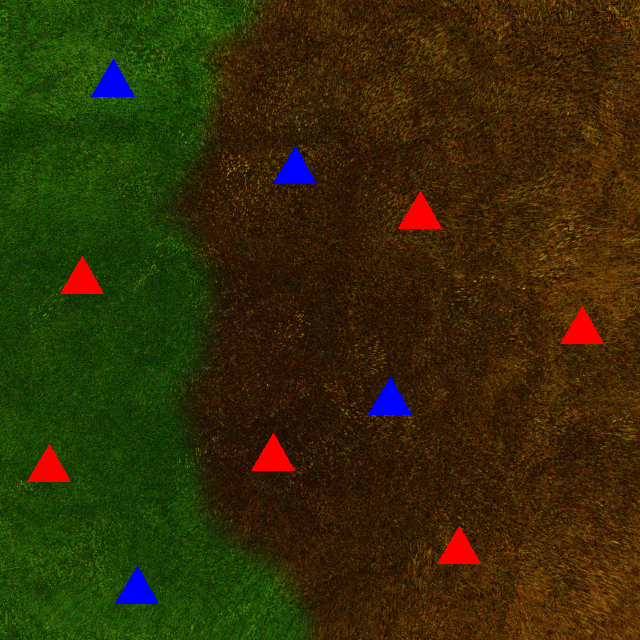
#> input picture source code/11.png, 640 x 640 px
$ python uas.py
#> lines starting #> are read from the running program, lines starting #| are printed output that depends on the picture; after the words box and inside, x2 and y2 are one past the last pixel; in counts of white or black regions, pixels touching at a corner belong together
import cv2 as cv
import numpy as np

def count_total_triangle(img1):
    no=0
    notmask=cv.bitwise_not(img1)
    # convert the image to grayscale
    gray = img1 #cv.cvtColor(img, cv.COLOR_BGR2GRAY)

    # apply thresholding to convert the grayscale image to a binary image
    ret,thresh = cv.threshold(notmask,70,255,0)

    # find the contours
    contours,hierarchy = cv.findContours(thresh,cv.RETR_EXTERNAL,cv.CHAIN_APPROX_SIMPLE)
    print("Number of contours detected:",len(contours))
    gg=cv.drawContours(thresh, contours, -1, (0,255,0),1)
    cv.imshow("dfgh",gg)

    for cnt in contours:
       approx = cv.approxPolyDP(cnt, 0.001*cv.arcLength(cnt, True), True)
       if len(approx) == 3:
           no+=1
    return no


# read the image
img = cv.imread("11.png")
#> img is the input picture: shape (640, 640, 3); mean B, G, R 7.3, 44.4, 51.2

# handling wrong file name
if img is None:
        print("Invalid Image Name")

else:

    # convert BGR image to HSV image
    hsv=cv.cvtColor(img,cv.COLOR_BGR2HSV)
#> hsv: shape (640, 640, 3); mean H, S, V 27.4, 233.8, 65.8


    # Set the bounds for the brown hue
    lr_br=np.array([5,100,10])
    ur_br=np.array([30,255,200])


    # Set the bounds for the green hue
    lr_gr=np.array([35,100,20])
    ur_gr=np.array([80,255,255])


    # create a mask using bounds set for burnt area
    mask_br=cv.inRange(hsv,lr_br,ur_br)
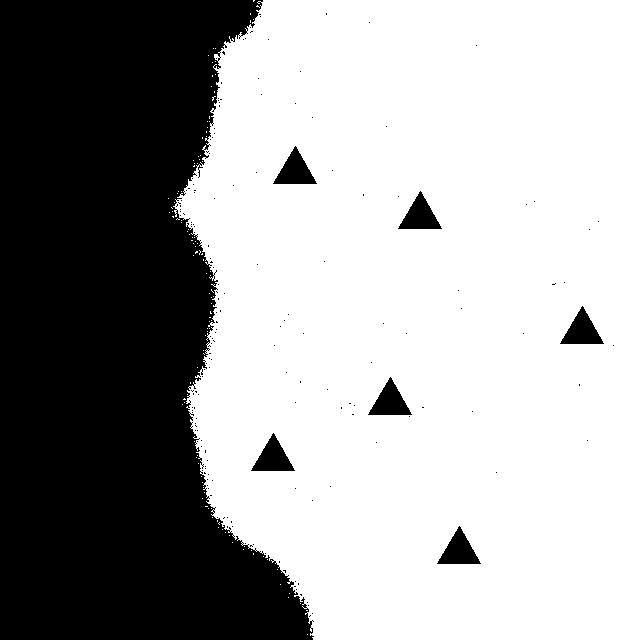
#> mask_br: shape (640, 640); 64.2% white; 175 black regions (168 under 20 px), largest, box (x1, y1, x2, y2) and area: (0, 0, 314, 640) 141325, (273, 146, 317, 184) 855, (398, 191, 442, 229) 855
    bit_br=cv.bitwise_and(img, img, mask=mask_br)
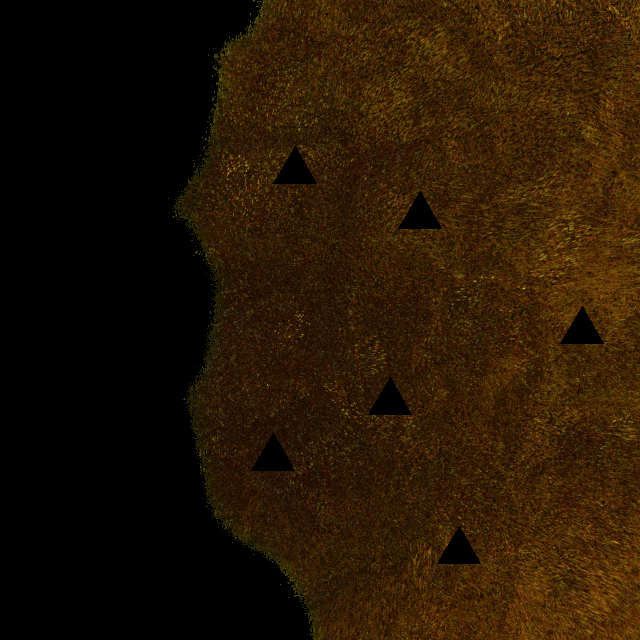
#> bit_br: shape (640, 640, 3); mean B, G, R 3.3, 21.9, 37.9


    # create a mask using bounds set for green area
    mask_gr=cv.inRange(hsv,lr_gr,ur_gr)
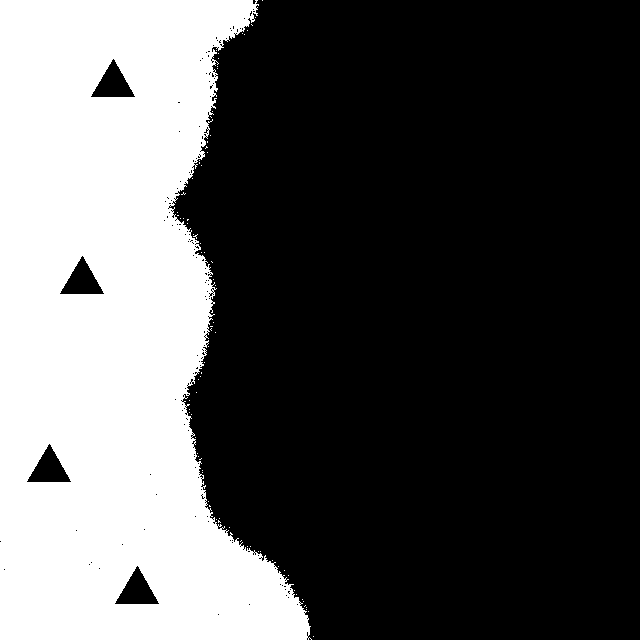
#> mask_gr: shape (640, 640); 33.3% white; 81 white regions (80 under 20 px), largest, box (x1, y1, x2, y2) and area: (0, 0, 312, 640) 136142
    bit_gr=cv.bitwise_and(img, img, mask=mask_gr)
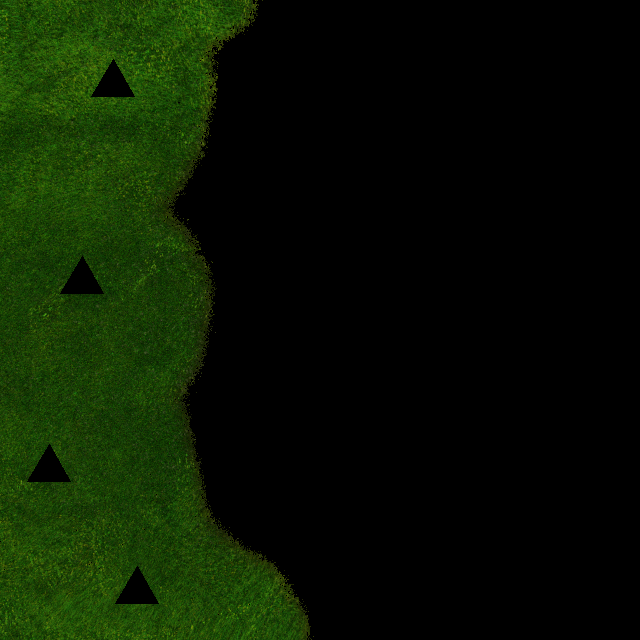
#> bit_gr: shape (640, 640, 3); mean B, G, R 1.8, 22.3, 9.8


    # Find total no of triangle in brown area
    print(count_total_triangle(mask_br))
#> in count_total_triangle, `notmask=cv.bitwise_not(img1)`: notmask: shape (640, 640); 35.8% white; 175 white regions (168 under 20 px)
#> in count_total_triangle, `contours,hierarchy = cv.findContours(thresh,cv.RETR_EXTERNAL,cv.CHAIN_..`: contours = 174 contours, 167 with area under 20; largest, box (x1, y1, x2, y2) and area: (0, 0, 314, 640) 140502, (437, 526, 481, 564) 796, (251, 433, 295, 471) 796, (368, 377, 412, 415) 796, (560, 306, 604, 344) 796, (398, 191, 442, 229) 796, (273, 146, 317, 184) 796
#| Number of contours detected: 174
#> in count_total_triangle, `gg=cv.drawContours(thresh, contours, -1, (0,255,0),1)`:
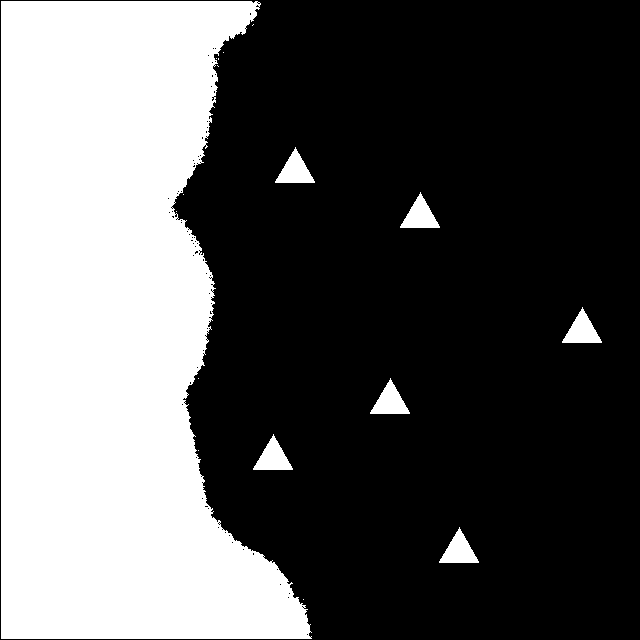
#> gg: shape (640, 640); 35% white; 17 white regions (10 under 20 px), largest, box (x1, y1, x2, y2) and area: (1, 1, 312, 639) 138998, (275, 147, 315, 183) 738, (400, 192, 440, 228) 738
#> the loop in count_total_triangle, `for cnt in contours:` made 174 passes
#> approx on passes 1, 2, 3, 4, 5, 6, 7, 8, 9, 11, 12, 14: [[310, 615], [309, 616]], [[312, 613]], [[308, 605]], [[307, 602]], [[300, 594], [301, 595], [301, 594]], [[296, 589]], [[294, 586], [295, 586]], [[298, 583], [298, 584]], [[295, 581]], [[279, 561], [279, 562]], [[265, 553]], [[253, 544]]
#> after the loop in count_total_triangle, `for cnt in contours:`: no = 5
#| 5


    # [11 lines of commented-out code are left out]

$ run again, with source code/1.png copied over source code/11.png
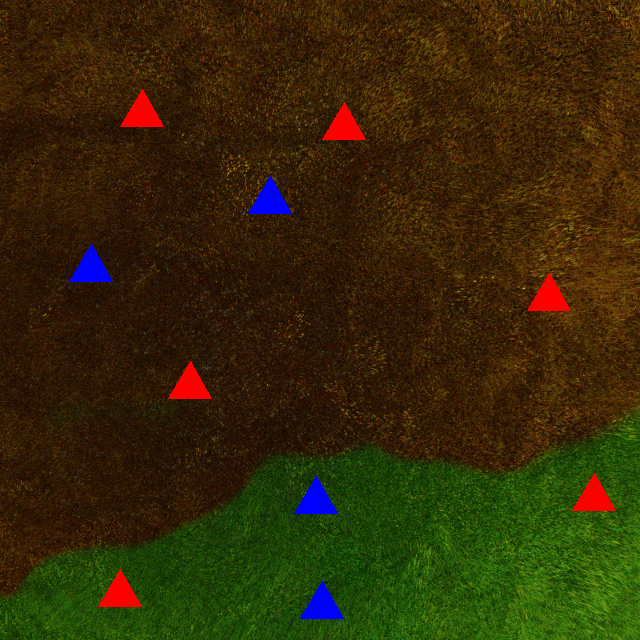
#> input picture source code/1.png, 640 x 640 px
#> img is the input picture: shape (640, 640, 3); mean B, G, R 7.3, 41.1, 52.4
#> hsv: shape (640, 640, 3); mean H, S, V 23.5, 233.2, 64.1
#> `mask_br=cv.inRange(hsv,lr_br,ur_br)`:
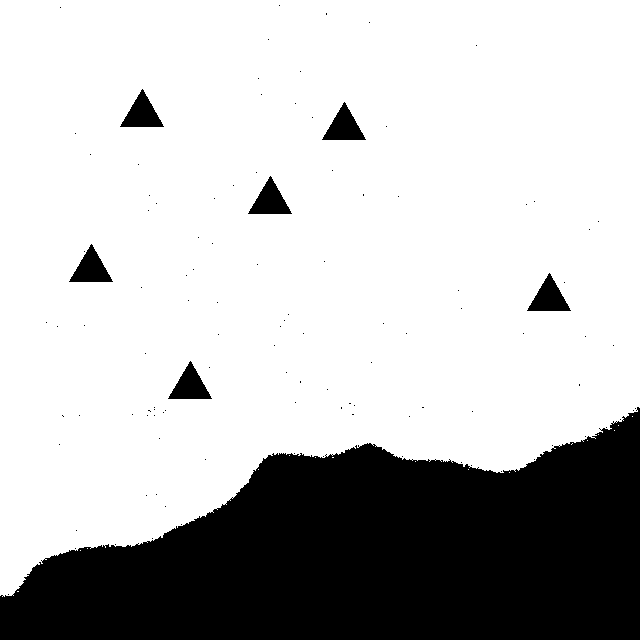
#> mask_br: shape (640, 640); 74.9% white; 112 black regions (105 under 20 px), largest, box (x1, y1, x2, y2) and area: (0, 407, 640, 640) 97720, (120, 89, 164, 127) 855, (322, 102, 366, 140) 855
#> mask_gr: shape (640, 640); 22.8% white; 10 white regions (9 under 20 px), largest, box (x1, y1, x2, y2) and area: (0, 409, 640, 640) 93577
#> notmask: shape (640, 640); 25.1% white; 112 white regions (105 under 20 px)
#> contours = 112 contours, 105 with area under 20; largest, box (x1, y1, x2, y2) and area: (0, 407, 640, 640) 96900, (168, 361, 212, 399) 796, (527, 273, 571, 311) 796, (69, 244, 113, 282) 796, (248, 176, 292, 214) 796, (322, 102, 366, 140) 796, (120, 89, 164, 127) 796
#| Number of contours detected: 112
#> in count_total_triangle, `gg=cv.drawContours(thresh, contours, -1, (0,255,0),1)`:
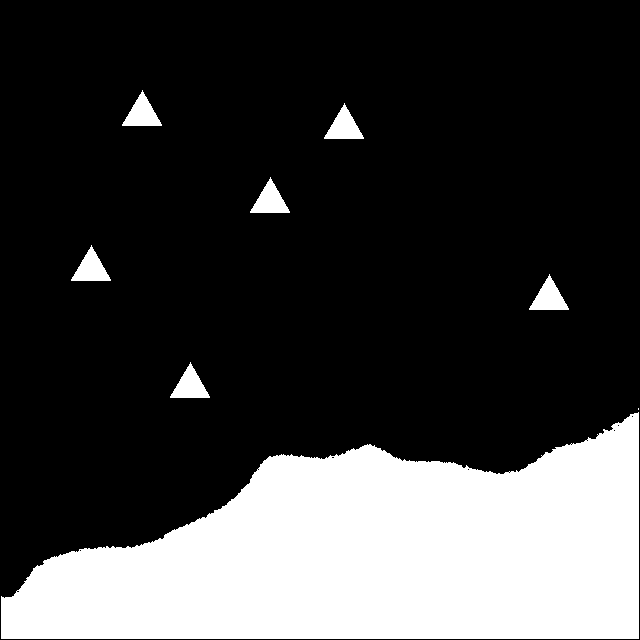
#> gg: shape (640, 640); 24.5% white; 8 white regions (1 under 20 px), largest, box (x1, y1, x2, y2) and area: (1, 412, 639, 639) 96002, (122, 90, 162, 126) 738, (324, 103, 364, 139) 738
#> the loop in count_total_triangle, `for cnt in contours:` made 112 passes
#> approx on passes 1 to 8: [[8, 594]], [[75, 548]], [[115, 544]], [[152, 538]], [[76, 530]], [[181, 524]], [[165, 506]], [[146, 495]]
#> after the loop in count_total_triangle, `for cnt in contours:`: no = 0
#| 0

$ run again, with source code/2.png copied over source code/11.png
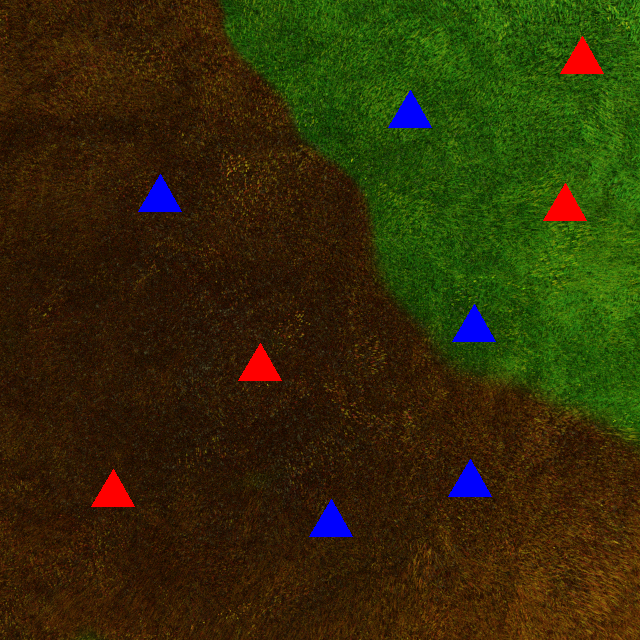
#> input picture source code/2.png, 640 x 640 px
#> img is the input picture: shape (640, 640, 3); mean B, G, R 8.1, 44.6, 49.8
#> hsv: shape (640, 640, 3); mean H, S, V 25.3, 232.9, 65.5
#> `mask_br=cv.inRange(hsv,lr_br,ur_br)`:
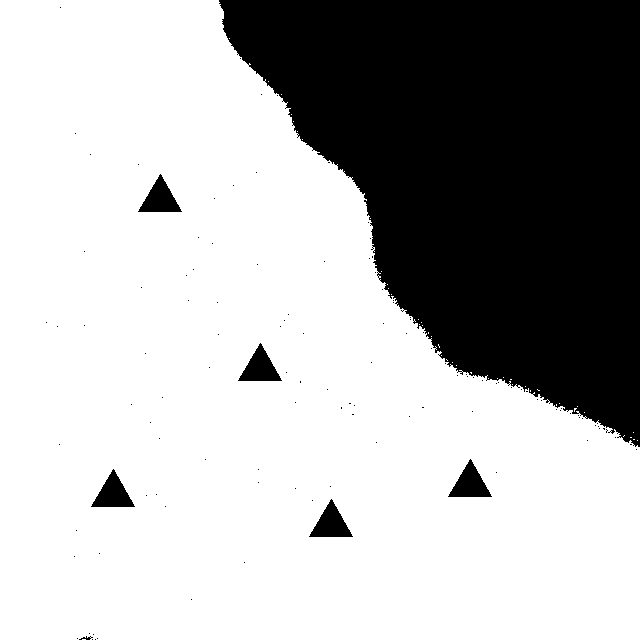
#> mask_br: shape (640, 640); 69.8% white; 121 black regions (114 under 20 px), largest, box (x1, y1, x2, y2) and area: (219, 0, 640, 447) 119319, (138, 174, 182, 212) 855, (238, 343, 282, 381) 855
#> mask_gr: shape (640, 640); 28.1% white; 34 white regions (33 under 20 px), largest, box (x1, y1, x2, y2) and area: (219, 0, 640, 446) 114902
#> notmask: shape (640, 640); 30.2% white; 121 white regions (114 under 20 px)
#> contours = 121 contours, 115 with area under 20; largest, box (x1, y1, x2, y2) and area: (219, 0, 640, 447) 118569, (309, 499, 353, 537) 796, (91, 469, 135, 507) 796, (448, 459, 492, 497) 796, (238, 343, 282, 381) 796, (138, 174, 182, 212) 796
#| Number of contours detected: 121
#> in count_total_triangle, `gg=cv.drawContours(thresh, contours, -1, (0,255,0),1)`:
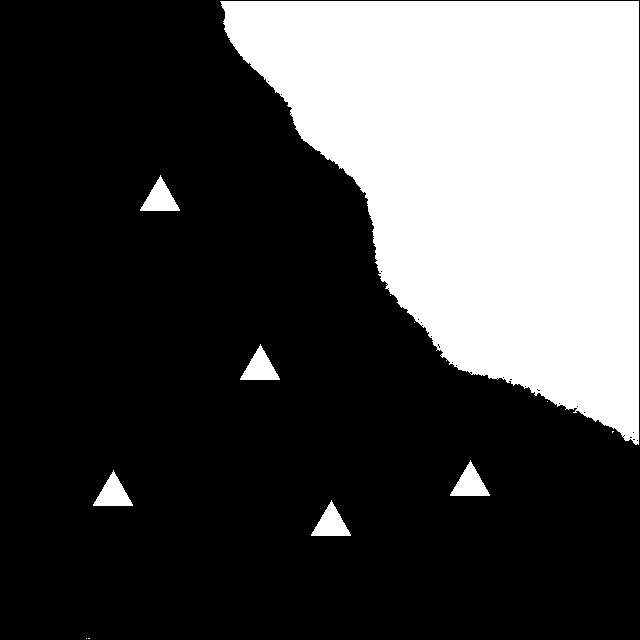
#> gg: shape (640, 640); 29.6% white; 12 white regions (6 under 20 px), largest, box (x1, y1, x2, y2) and area: (220, 1, 639, 445) 117622, (140, 175, 180, 211) 738, (240, 344, 280, 380) 738, (450, 460, 490, 496) 738, (93, 470, 133, 506) 738, (311, 500, 351, 536) 738
#> the loop in count_total_triangle, `for cnt in contours:` made 121 passes
#> (approx, no) on pass 34: ([[603, 428], [604, 429], [604, 428]], 1)
#> after the loop in count_total_triangle, `for cnt in contours:`: no = 1
#| 1
